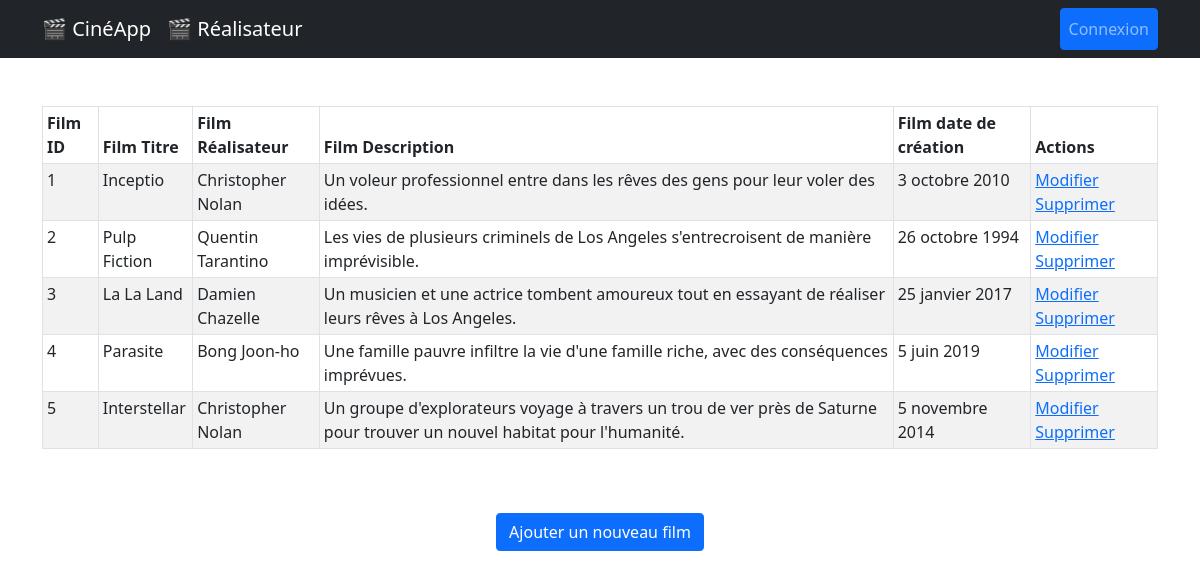
/, run on an earlier commit of the app's database.
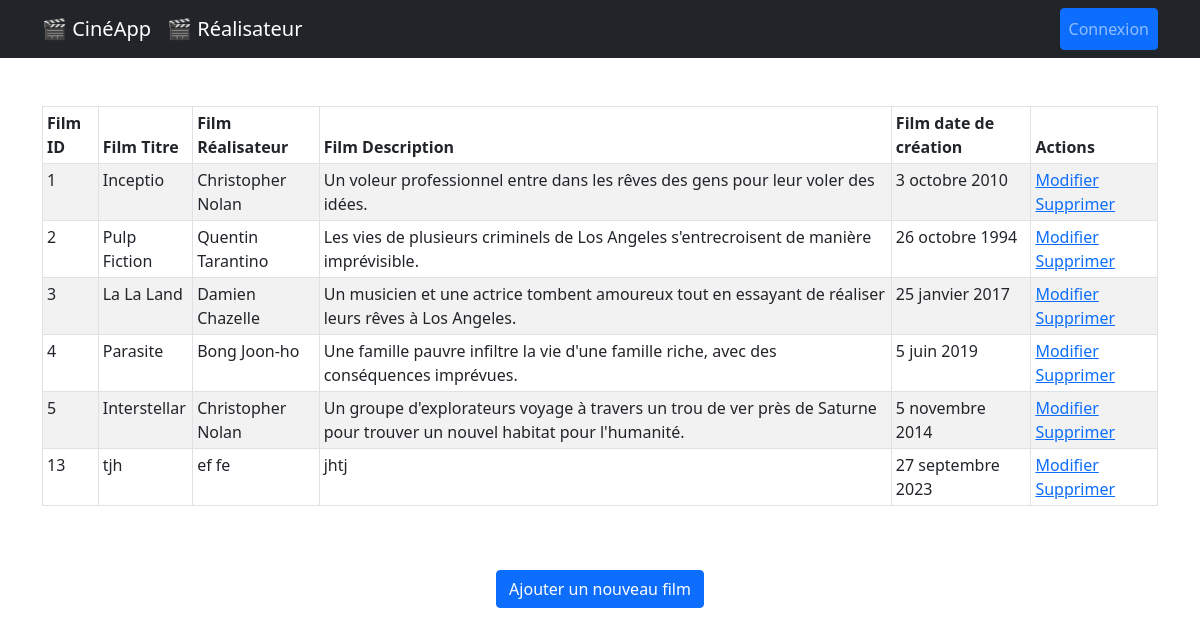
And on a later commit of the database.
### lesFilms/models.py (models this page shows, shortened)
class Film(models.Model):
    titre = models.CharField(max_length=250)
    description = models.TextField()
    date_creation = models.DateField()
    realisateur = models.ForeignKey(
        Realisateur, on_delete=models.CASCADE, related_name="films"
    )
    acteurs = models.ManyToManyField(Acteur, related_name="films")

class Realisateur(models.Model):
    nom = models.CharField(max_length=250)
    prenom = models.CharField(max_length=250)
    def __str__(self):
        return f"{self.prenom} {self.nom}"

### lesFilms/views.py (the view)
# urls.py: path("", views.FilmListView.as_view(), name="film_list"),
class FilmListView(ListView):
    model = Film
    template_name = "lesFilms/film/film_list.html"  # Nom du template à utiliser
    context_object_name = "films"  # Nom de la variable à utiliser dans le template

### lesFilms/templates/lesFilms/film/film_list.html (shortened to what this page needs)
{% extends "lesFilms/base.html" %}
{% block content %}
<table class="table table-striped table-bordered table-sm">
  <thead class="thead-dark">
    <tr>
      <th>Film ID</th>
      <th>Film Titre</th>
      <th>Film Réalisateur</th>
      <th>Film Description</th>
      <th>Film date de création</th>
      <th>Actions</th>
    </tr>
  </thead>
  <tbody>
    {% for film in films %}
    <tr>
      <td>{{ film.id }}</td>
      <td>{{ film.titre }}</td>
      <td>{{ film.realisateur }}</td>
      <td>{{ film.description }}</td>
      <td>{{ film.date_creation }}</td>
      <td>
        <a href="{% url 'film_edit' film.id %}"
          ><span class="glyphicon glyphicon-pencil">Modifier</span></a
        >
        <a
          href="#"
          class="open-deleteModal"
          data-bs-toggle="modal"
          data-bs-target="#deleteModal"
          data-url="{% url 'film_delete' film.id %}"
          >Supprimer</a
        >
      </td>
    </tr>
    {% endfor %}
  </tbody>
</table>
<br />
<br />
<div class="justify-content-center d-flex">
  <a href="{% url 'film_add' %}" class="btn btn-primary"
    >Ajouter un nouveau film</a
  >
</div>
{% endblock %}

What changed in the data, as far as the page shows it:
added Film: id "13", titre "tjh", realisateur "ef fe", description "jhtj", date_creation "27 septembre 2023"
